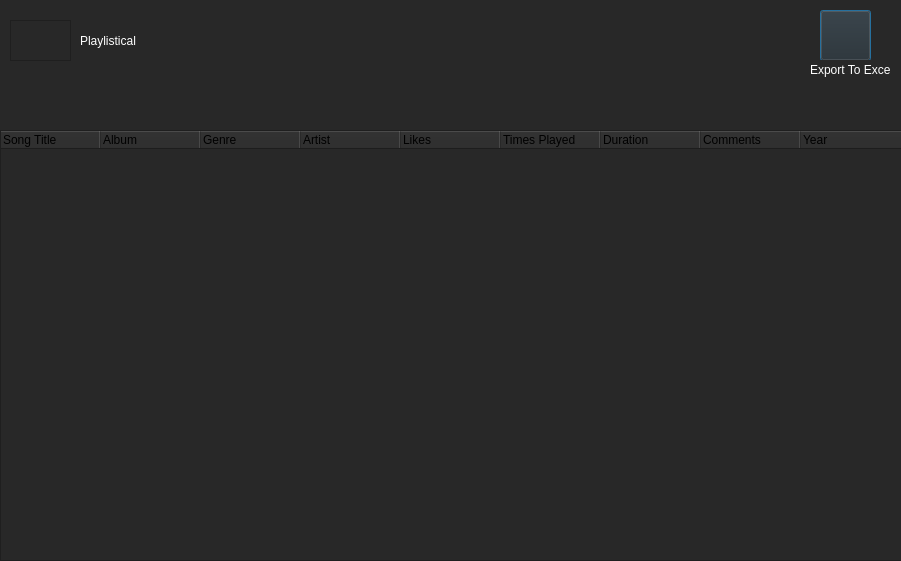
<?xml version="1.0" encoding="UTF-8"?>
<ui version="4.0">
 <class>Dialog</class>
 <widget class="QDialog" name="Dialog">
  <property name="geometry">
   <rect>
    <x>0</x>
    <y>0</y>
    <width>901</width>
    <height>561</height>
   </rect>
  </property>
  <property name="windowTitle">
   <string>Playlistical</string>
  </property>
  <property name="windowIcon">
   <iconset resource="sources.qrc">
    <normaloff>:/newPrefix/icons8-play-50.png</normaloff>:/newPrefix/icons8-play-50.png</iconset>
  </property>
  <property name="styleSheet">
   <string notr="true">background-color: rgb(40, 40, 40);</string>
  </property>
  <widget class="QLabel" name="label">
   <property name="geometry">
    <rect>
     <x>80</x>
     <y>30</y>
     <width>121</width>
     <height>21</height>
    </rect>
   </property>
   <property name="styleSheet">
    <string notr="true">color: rgb(255, 255, 255);
font: 75 16pt &quot;Times New Roman&quot;;
font: 16pt &quot;Times New Roman&quot;;</string>
   </property>
   <property name="text">
    <string>Playlistical</string>
   </property>
  </widget>
  <widget class="QFrame" name="frame">
   <property name="geometry">
    <rect>
     <x>10</x>
     <y>20</y>
     <width>61</width>
     <height>41</height>
    </rect>
   </property>
   <property name="styleSheet">
    <string notr="true">image: url(:/newPrefix/icons8-play-50.png);</string>
   </property>
   <property name="frameShape">
    <enum>QFrame::StyledPanel</enum>
   </property>
   <property name="frameShadow">
    <enum>QFrame::Raised</enum>
   </property>
  </widget>
  <widget class="QTableWidget" name="tableWidget">
   <property name="geometry">
    <rect>
     <x>0</x>
     <y>130</y>
     <width>961</width>
     <height>431</height>
    </rect>
   </property>
   <property name="font">
    <font>
     <family>Times New Roman</family>
     <weight>50</weight>
     <italic>false</italic>
     <bold>false</bold>
    </font>
   </property>
   <property name="styleSheet">
    <string notr="true">tableWidget-&gt;setStyleSheet(&quot;QTableView::item:selected { color:white; background:#000000; font-weight:900; }&quot;
                           &quot;QTableCornerButton::section { background-color:#232326; }&quot;
                           &quot;QHeaderView::section { color:white; background-color:#232326; }&quot;);</string>
   </property>
   <column>
    <property name="text">
     <string>Song Title</string>
    </property>
    <property name="textAlignment">
     <set>AlignLeading|AlignVCenter</set>
    </property>
   </column>
   <column>
    <property name="text">
     <string>Album</string>
    </property>
    <property name="textAlignment">
     <set>AlignLeading|AlignVCenter</set>
    </property>
   </column>
   <column>
    <property name="text">
     <string>Genre</string>
    </property>
    <property name="textAlignment">
     <set>AlignLeading|AlignVCenter</set>
    </property>
   </column>
   <column>
    <property name="text">
     <string>Artist</string>
    </property>
    <property name="textAlignment">
     <set>AlignLeading|AlignVCenter</set>
    </property>
   </column>
   <column>
    <property name="text">
     <string>Likes</string>
    </property>
    <property name="textAlignment">
     <set>AlignLeading|AlignVCenter</set>
    </property>
   </column>
   <column>
    <property name="text">
     <string>Times Played</string>
    </property>
    <property name="textAlignment">
     <set>AlignLeading|AlignVCenter</set>
    </property>
   </column>
   <column>
    <property name="text">
     <string>Duration</string>
    </property>
    <property name="textAlignment">
     <set>AlignLeading|AlignVCenter</set>
    </property>
   </column>
   <column>
    <property name="text">
     <string>Comments</string>
    </property>
    <property name="textAlignment">
     <set>AlignLeading|AlignVCenter</set>
    </property>
   </column>
   <column>
    <property name="text">
     <string>Year</string>
    </property>
    <property name="textAlignment">
     <set>AlignLeading|AlignVCenter</set>
    </property>
   </column>
  </widget>
  <widget class="QPushButton" name="pushButton">
   <property name="geometry">
    <rect>
     <x>820</x>
     <y>10</y>
     <width>51</width>
     <height>51</height>
    </rect>
   </property>
   <property name="styleSheet">
    <string notr="true">
background-color: rgb(40, 40, 40);
image: url(:/newPrefix/icons8-export-excel-96.png);</string>
   </property>
   <property name="text">
    <string/>
   </property>
  </widget>
  <widget class="QLabel" name="label_2">
   <property name="geometry">
    <rect>
     <x>810</x>
     <y>60</y>
     <width>81</width>
     <height>20</height>
    </rect>
   </property>
   <property name="styleSheet">
    <string notr="true">color: rgb(255, 255, 255);</string>
   </property>
   <property name="text">
    <string>Export To Excel</string>
   </property>
  </widget>
  <widget class="QPushButton" name="pushButton_2">
   <property name="geometry">
    <rect>
     <x>78</x>
     <y>131</y>
     <width>21</width>
     <height>23</height>
    </rect>
   </property>
   <property name="styleSheet">
    <string notr="true">background-color: rgb(255, 255, 255);</string>
   </property>
   <property name="text">
    <string/>
   </property>
   <property name="icon">
    <iconset resource="sources.qrc">
     <normaloff>:/newPrefix/icons8-menu-24.png</normaloff>:/newPrefix/icons8-menu-24.png</iconset>
   </property>
   <property name="flat">
    <bool>true</bool>
   </property>
  </widget>
  <widget class="QPushButton" name="pushButton_3">
   <property name="geometry">
    <rect>
     <x>180</x>
     <y>130</y>
     <width>21</width>
     <height>23</height>
    </rect>
   </property>
   <property name="styleSheet">
    <string notr="true">background-color: rgb(255, 255, 255);</string>
   </property>
   <property name="text">
    <string/>
   </property>
   <property name="icon">
    <iconset resource="sources.qrc">
     <normaloff>:/newPrefix/icons8-menu-24.png</normaloff>:/newPrefix/icons8-menu-24.png</iconset>
   </property>
   <property name="flat">
    <bool>true</bool>
   </property>
  </widget>
  <widget class="QPushButton" name="pushButton_4">
   <property name="geometry">
    <rect>
     <x>280</x>
     <y>130</y>
     <width>21</width>
     <height>23</height>
    </rect>
   </property>
   <property name="styleSheet">
    <string notr="true">background-color: rgb(255, 255, 255);</string>
   </property>
   <property name="text">
    <string/>
   </property>
   <property name="icon">
    <iconset resource="sources.qrc">
     <normaloff>:/newPrefix/icons8-menu-24.png</normaloff>:/newPrefix/icons8-menu-24.png</iconset>
   </property>
   <property name="flat">
    <bool>true</bool>
   </property>
  </widget>
  <widget class="QPushButton" name="pushButton_5">
   <property name="geometry">
    <rect>
     <x>380</x>
     <y>130</y>
     <width>21</width>
     <height>23</height>
    </rect>
   </property>
   <property name="styleSheet">
    <string notr="true">background-color: rgb(255, 255, 255);</string>
   </property>
   <property name="text">
    <string/>
   </property>
   <property name="icon">
    <iconset resource="sources.qrc">
     <normaloff>:/newPrefix/icons8-menu-24.png</normaloff>:/newPrefix/icons8-menu-24.png</iconset>
   </property>
   <property name="flat">
    <bool>true</bool>
   </property>
  </widget>
  <widget class="QPushButton" name="pushButton_6">
   <property name="geometry">
    <rect>
     <x>480</x>
     <y>130</y>
     <width>21</width>
     <height>23</height>
    </rect>
   </property>
   <property name="styleSheet">
    <string notr="true">background-color: rgb(255, 255, 255);</string>
   </property>
   <property name="text">
    <string/>
   </property>
   <property name="icon">
    <iconset resource="sources.qrc">
     <normaloff>:/newPrefix/icons8-menu-24.png</normaloff>:/newPrefix/icons8-menu-24.png</iconset>
   </property>
   <property name="flat">
    <bool>true</bool>
   </property>
  </widget>
  <widget class="QPushButton" name="pushButton_7">
   <property name="geometry">
    <rect>
     <x>580</x>
     <y>130</y>
     <width>21</width>
     <height>23</height>
    </rect>
   </property>
   <property name="styleSheet">
    <string notr="true">background-color: rgb(255, 255, 255);</string>
   </property>
   <property name="text">
    <string/>
   </property>
   <property name="icon">
    <iconset resource="sources.qrc">
     <normaloff>:/newPrefix/icons8-menu-24.png</normaloff>:/newPrefix/icons8-menu-24.png</iconset>
   </property>
   <property name="flat">
    <bool>true</bool>
   </property>
  </widget>
  <widget class="QPushButton" name="pushButton_8">
   <property name="geometry">
    <rect>
     <x>680</x>
     <y>130</y>
     <width>21</width>
     <height>23</height>
    </rect>
   </property>
   <property name="styleSheet">
    <string notr="true">background-color: rgb(255, 255, 255);</string>
   </property>
   <property name="text">
    <string/>
   </property>
   <property name="icon">
    <iconset resource="sources.qrc">
     <normaloff>:/newPrefix/icons8-menu-24.png</normaloff>:/newPrefix/icons8-menu-24.png</iconset>
   </property>
   <property name="flat">
    <bool>true</bool>
   </property>
  </widget>
  <widget class="QPushButton" name="pushButton_9">
   <property name="geometry">
    <rect>
     <x>780</x>
     <y>130</y>
     <width>21</width>
     <height>23</height>
    </rect>
   </property>
   <property name="styleSheet">
    <string notr="true">background-color: rgb(255, 255, 255);</string>
   </property>
   <property name="text">
    <string/>
   </property>
   <property name="icon">
    <iconset resource="sources.qrc">
     <normaloff>:/newPrefix/icons8-menu-24.png</normaloff>:/newPrefix/icons8-menu-24.png</iconset>
   </property>
   <property name="flat">
    <bool>true</bool>
   </property>
  </widget>
  <widget class="QPushButton" name="pushButton_10">
   <property name="geometry">
    <rect>
     <x>880</x>
     <y>130</y>
     <width>21</width>
     <height>23</height>
    </rect>
   </property>
   <property name="styleSheet">
    <string notr="true">background-color: rgb(255, 255, 255);</string>
   </property>
   <property name="text">
    <string/>
   </property>
   <property name="icon">
    <iconset resource="sources.qrc">
     <normaloff>:/newPrefix/icons8-menu-24.png</normaloff>:/newPrefix/icons8-menu-24.png</iconset>
   </property>
   <property name="flat">
    <bool>true</bool>
   </property>
  </widget>
  <zorder>tableWidget</zorder>
  <zorder>label</zorder>
  <zorder>frame</zorder>
  <zorder>pushButton</zorder>
  <zorder>label_2</zorder>
  <zorder>pushButton_2</zorder>
  <zorder>pushButton_3</zorder>
  <zorder>pushButton_4</zorder>
  <zorder>pushButton_5</zorder>
  <zorder>pushButton_6</zorder>
  <zorder>pushButton_7</zorder>
  <zorder>pushButton_8</zorder>
  <zorder>pushButton_9</zorder>
  <zorder>pushButton_10</zorder>
 </widget>
 <resources>
  <include location="sources.qrc"/>
 </resources>
 <connections/>
</ui>
